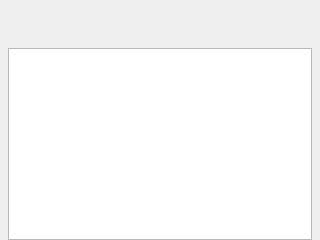
<?xml version='1.0' encoding='utf-8'?>
<ui version="4.0">
 <class>Sublist</class>
 <widget class="QDialog" name="Sublist">
  <property name="enabled">
   <bool>true</bool>
  </property>
  <property name="geometry">
   <rect>
    <x>0</x>
    <y>0</y>
    <width>320</width>
    <height>240</height>
   </rect>
  </property>
  <property name="windowTitle">
   <string>Dialog</string>
  </property>
  <widget class="QTableView" name="sublist_view">
   <property name="geometry">
    <rect>
     <x>8</x>
     <y>48</y>
     <width>304</width>
     <height>192</height>
    </rect>
   </property>
  </widget>
 </widget>
 <resources />
 <connections />
</ui>
